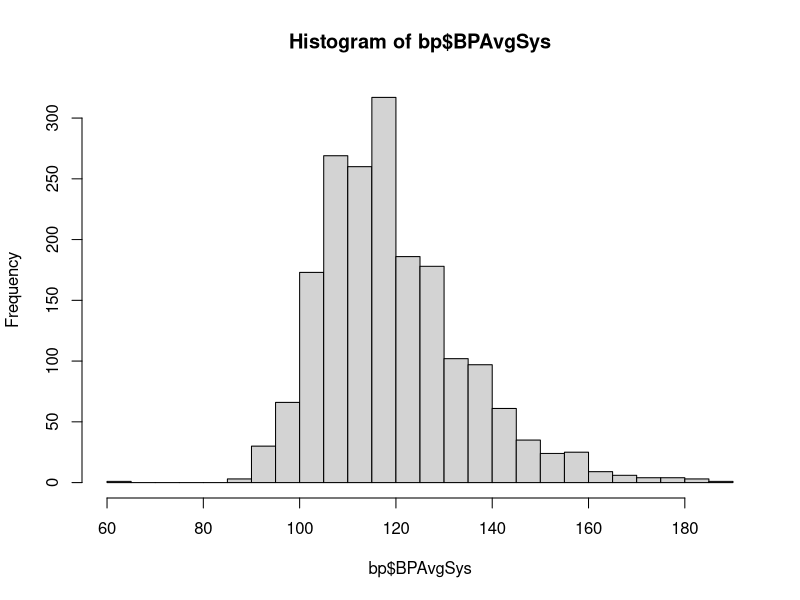
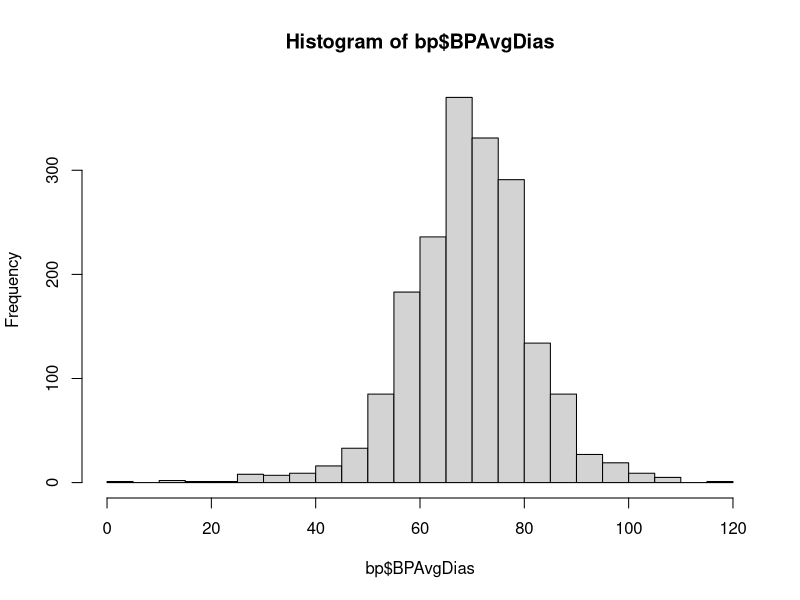
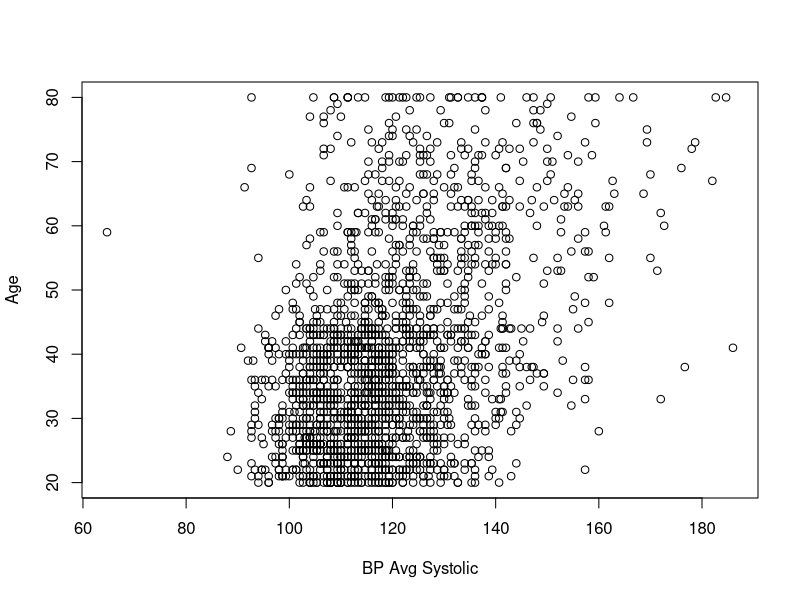
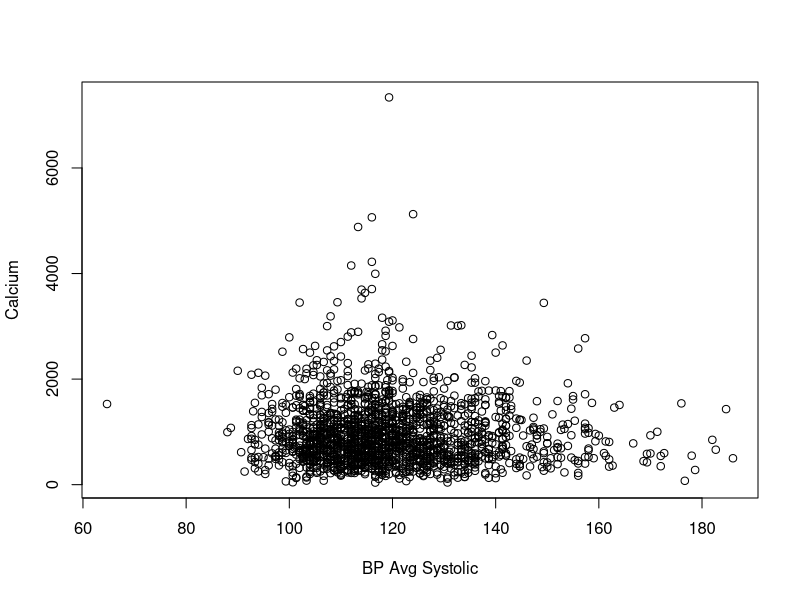
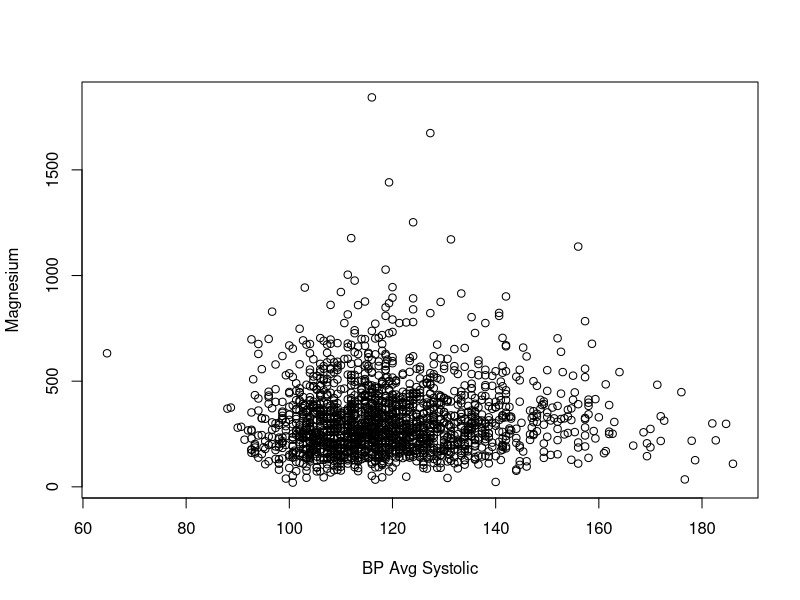
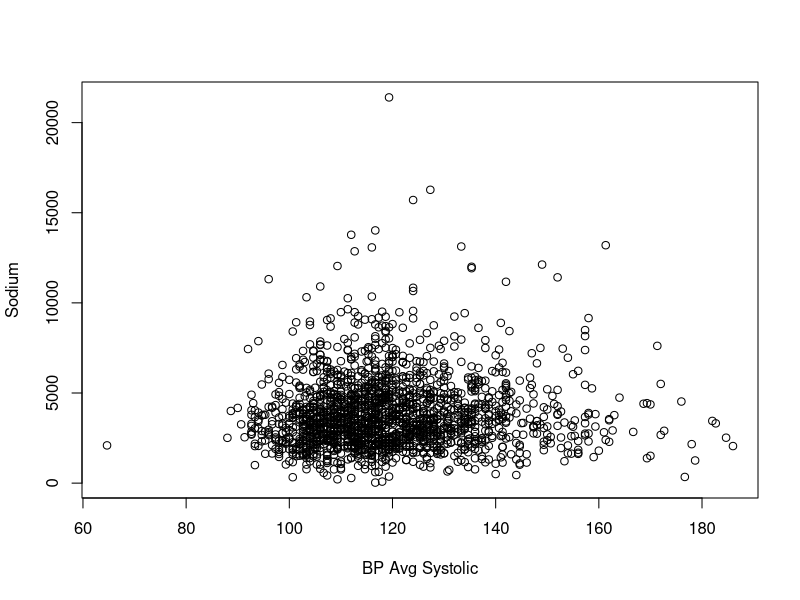
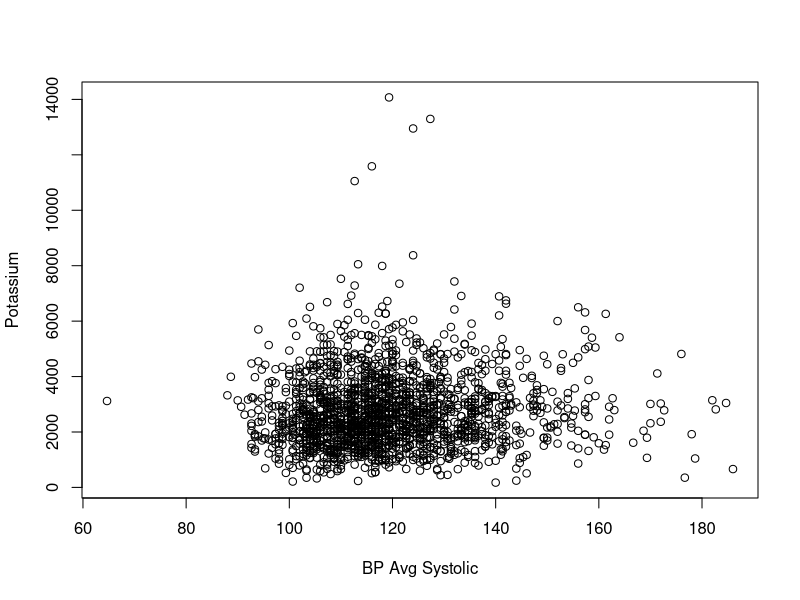
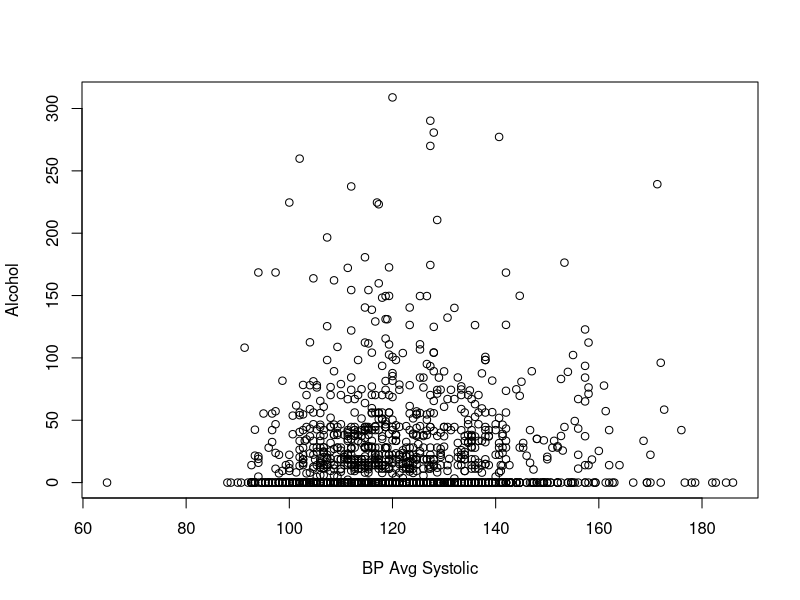

Reproduce these figures in R, in order.
## ---- chunk 1
knitr::opts_chunk$set(echo = TRUE)
## ---- chunk 2

bp = read.csv("NHANES Filtered Workbook.csv")
bp$BPAvgSys = rowMeans(bp[c("BPXSY1", "BPXSY2", "BPXSY3")], na.rm=TRUE)
bp$BPAvgDias = rowMeans(bp[c("BPXDI1", "BPXDI2", "BPXDI3")], na.rm=TRUE)
library(dplyr)
bp = select(bp,-c(SEQN, BPXSY1, BPXSY2, BPXSY3,BPXDI1,BPXDI2, BPXDI3, LBXIN, LBDINSI, LBDLDL, DIQ050, URXPREG,IND235))
## ---- chunk 3
bp = na.omit(bp)
bp$DBD895 = replace(bp$DBD895, bp$DBD895==5555, 22)
## ---- chunk 4
bp = bp %>% filter(RIDEXPRG != 3, INDHHIN2 %in% c(1:10,14,15), DRQSPREP != 9, DRQSDIET != 9, !ALQ130 %in% c(777,999), !DIQ010 %in% c(7,9), !DIQ160 %in% c(7,9), !DBD895 %in% c(7777,9999), !DPQ030 %in% c(7,9), !MCQ080 %in% c(7,9), !MCQ160B %in% c(7,9), !MCQ160C %in% c(7,9), !MCQ160F %in% c(7,9), !PAD680 %in% c(7777,9999), !SMQ020 %in% c(7,9))
## ---- chunk 5
colnames(bp)[1:34] = c("Sex","Age","Race","Pregnant", "InfantsInHousehold", "ChildrenInHousehold", "SeniorsInHousehold", "Income", "SaltUsed", "SpecialDiet", "Calcium","Magnesium","Sodium","Potassium","Alcohol", "Weight","BMI", "Waist", "LabCalcium", "LabCholesterol", "LabTriglycerides", "LabHDL", "LabGlucose", "DailyAlcoholicDrinks", "Diabetic","Prediabetic", "WeeklyMealsNotHomePrepared", "HighBP", "Overweight", "CongestiveHeartFailure", "CoronaryHeartDisease", "Stroke", "SedentaryMins", "SmokedCigarettes")

## ---- chunk 6
bp = select(bp,-c(Diabetic))
## ---- chunk 7
bp_d = subset(bp, select= -c(BPAvgSys))
bp_s = subset(bp, select= -c(BPAvgDias))
## ---- chunk 8
hist(bp$BPAvgSys, breaks =40)
hist(bp$BPAvgDias, breaks=40)
## ---- chunk 9
numerical = subset(bp, select = c(Age, Calcium, Magnesium, Sodium, Potassium, Alcohol, Weight, BMI, Waist, LabCalcium, LabCholesterol, LabTriglycerides, LabHDL, LabGlucose, DailyAlcoholicDrinks, WeeklyMealsNotHomePrepared, SedentaryMins))
i = 1
while (i <= length(names(numerical))) {
  plot(bp$BPAvgSys, numerical[,i], xlab = "BP Avg Systolic", ylab = names(numerical)[i])
  i = i + 1
}
## ---- chunk 10

i=1
while (i <= length(names(numerical))) {
  plot(bp$BPAvgDias, numerical[,i], xlab = "BP Avg Diastolic", ylab = names(numerical)[i])
  i = i + 1
}

## ---- chunk 11
characs = subset(bp, select = -c(Age, Calcium, Magnesium, Sodium, Potassium, Alcohol, Weight, BMI, Waist, LabCalcium, LabCholesterol, LabTriglycerides, LabHDL, LabGlucose, DailyAlcoholicDrinks, WeeklyMealsNotHomePrepared, SedentaryMins, BPAvgSys, BPAvgDias))
i = 1
while (i <= length(names(characs))) {
  boxplot(bp$BPAvgSys ~ characs[,i], xlab = "BP Avg Systolic", ylab = names(characs)[i])
  i = i + 1
}
## ---- chunk 12
i = 1
while (i <= length(names(characs))) {
  boxplot(bp$BPAvgDias ~ characs[,i], xlab = "BP Avg Diastolic", ylab = names(characs)[i])
  i = i + 1
}
## ---- chunk 13
cor(bp, method = "pearson")[,"BPAvgSys"]
## ---- chunk 14
cor(bp_d, method = "pearson")[,"BPAvgDias"]
## ---- chunk 15
full_sys = lm(BPAvgSys ~ as.factor(Sex)+Age+as.factor(Race)+as.factor(Pregnant)+as.factor(InfantsInHousehold)+as.factor(ChildrenInHousehold)+as.factor(SeniorsInHousehold)+as.factor(Income)+as.factor(SaltUsed)+as.factor(SpecialDiet)+Calcium+Magnesium+Sodium+ Potassium + Alcohol + BMI + Waist + LabCalcium + LabCholesterol + LabTriglycerides + LabHDL + LabGlucose + DailyAlcoholicDrinks + as.factor(Prediabetic) + WeeklyMealsNotHomePrepared + as.factor(HighBP) + as.factor(Overweight) + as.factor(CongestiveHeartFailure)+as.factor(CoronaryHeartDisease)+as.factor(Stroke)+SedentaryMins + as.factor(SmokedCigarettes), data=bp_s)
summary(full_sys)
## ---- chunk 16
# compute influential points statistics
influence.measures(full_sys)
# print out only observations that may be influential 
summary(influence.measures(full_sys))

plot(rstudent(full_sys)~hatvalues(full_sys))
abline(h =-3, col="red")  # add cutoff line
abline(h = 3, col="red")  # add cutoff line

LargeResiduals <- abs(rstudent(full_sys)) > 3
bp_s_less_out <- bp_s[!LargeResiduals, ]
nrow(bp_s)-nrow(bp_s_less_out)
## ---- chunk 17
library(car)
## ---- chunk 18
vif(full_sys)
## ---- chunk 19
step(full_sys, direction = "backward", trace=FALSE)
## ---- chunk 20
m_s1 = lm(formula = BPAvgSys ~ as.factor(Sex) + Age + as.factor(Race) + 
    as.factor(SeniorsInHousehold) + as.factor(Income) + as.factor(SaltUsed) + 
    as.factor(SpecialDiet) + Magnesium + Alcohol + BMI + LabCholesterol + 
    LabTriglycerides + LabHDL + as.factor(CongestiveHeartFailure) + 
    as.factor(CoronaryHeartDisease), data = bp_s)
summary(m_s1)
## ---- chunk 21
Base = lm(BPAvgSys ~ 1, data=bp_s)
step(Base, scope=formula(full_sys),direction = "forward", trace=FALSE)
## ---- chunk 22
full_sys_new = lm(BPAvgSys ~ as.factor(Sex)+Age+as.factor(Race)+as.factor(Pregnant)+as.factor(InfantsInHousehold)+as.factor(ChildrenInHousehold)+as.factor(SeniorsInHousehold)+as.factor(Income)+as.factor(SaltUsed)+as.factor(SpecialDiet)+Calcium+Magnesium+Sodium+ Potassium + Alcohol + BMI + Waist + LabCalcium + LabCholesterol + LabTriglycerides + LabHDL + LabGlucose + DailyAlcoholicDrinks + as.factor(Prediabetic) + WeeklyMealsNotHomePrepared + as.factor(HighBP) + as.factor(Overweight) + as.factor(CongestiveHeartFailure)+as.factor(CoronaryHeartDisease)+as.factor(Stroke)+SedentaryMins + as.factor(SmokedCigarettes), data=bp_s_less_out)

plot(rstudent(full_sys_new)~hatvalues(full_sys_new))
abline(h =-3, col="red")  # add cutoff line
abline(h = 3, col="red")  # add cutoff line
## ---- chunk 23
summary(full_sys_new)
## ---- chunk 24
step(full_sys_new, direction = "backward", trace=FALSE)
## ---- chunk 25
m_s2_less_out = lm(formula = BPAvgSys ~ as.factor(Sex) + Age + as.factor(Race) + 
    as.factor(SeniorsInHousehold) + as.factor(Income) + as.factor(SaltUsed) + 
    as.factor(SpecialDiet) + Calcium + Sodium + Alcohol + BMI + 
    LabCalcium + LabCholesterol + LabTriglycerides + LabHDL + 
    LabGlucose + as.factor(CongestiveHeartFailure) + as.factor(CoronaryHeartDisease), 
    data = bp_s_less_out)
summary(m_s2_less_out)
## ---- chunk 26
#residuals vs fitted values plot
plot(fitted(full_sys), rstandard(full_sys))
abline(a=0,b=0,col='red')

#residuals vs independent variables
plot(bp_s$Age,  rstandard(full_sys), main="Age vs residuals plot for M2")
abline(a=0, b=0,col='red')
plot(bp_s$Income,  rstandard(full_sys), main="Income vs residuals plot for M2")
abline(a=0, b=0,col='red')
plot(bp_s$BMI,  rstandard(full_sys), main="Wealth vs residuals plot for M2")
abline(a=0, b=0,col='red')
plot(bp_s$LabTriglycerides,  rstandard(full_sys), main="Triglycerides vs residuals plot for M2")
abline(a=0, b=0,col='red')
plot(bp_s$Alcohol,  rstandard(full_sys), main="Alcohol vs residuals plot for M2")
abline(a=0, b=0,col='red')
plot(bp_s$WeeklyMealsNotHomePrepared,  rstandard(full_sys), main="WeeklyMealsNotHomePrepared vs residuals plot for M2")
abline(a=0, b=0,col='red')

#normal probability plot of residuals
qqnorm(rstandard(full_sys))
qqline(rstandard(full_sys),col=2)
## ---- chunk 27

Alcohol2 = bp_s$Alcohol^2
LabTriglycerides2 = bp_s$LabTriglycerides^2
WeeklyMealsNotHomePrepared2 = bp_s$WeeklyMealsNotHomePrepared^2

# attach it to bp_s dataset
bp_s=cbind(bp_s, Alcohol2,LabTriglycerides2, WeeklyMealsNotHomePrepared2)

full_sys_transformed = lm(BPAvgSys ~ as.factor(Sex)+Age+as.factor(Race)+as.factor(Pregnant)+as.factor(InfantsInHousehold)+as.factor(ChildrenInHousehold)+as.factor(SeniorsInHousehold)+as.factor(Income)+as.factor(SaltUsed)+as.factor(SpecialDiet)+Calcium+Magnesium+Sodium+ Potassium + Alcohol + Alcohol2 + BMI + Waist + LabCalcium + LabCholesterol + LabTriglycerides+ LabTriglycerides2 + LabHDL + LabGlucose + DailyAlcoholicDrinks + as.factor(Prediabetic) + WeeklyMealsNotHomePrepared + WeeklyMealsNotHomePrepared2 + as.factor(HighBP) + as.factor(Overweight) + as.factor(CongestiveHeartFailure)+as.factor(CoronaryHeartDisease)+as.factor(Stroke)+SedentaryMins + as.factor(SmokedCigarettes), data=bp_s)
summary(full_sys_transformed)
## ---- chunk 28
#residuals vs fitted values plot
plot(fitted(full_sys_transformed), rstandard(full_sys_transformed))
abline(a=0,b=0,col='red')

plot(bp_s$LabTriglycerides2,  rstandard(full_sys_transformed), main="Triglycerides vs residuals plot for M2")
abline(a=0, b=0,col='red')
plot(bp_s$Alcohol2,  rstandard(full_sys_transformed), main="Alcohol vs residuals plot for M2")
abline(a=0, b=0,col='red')
plot(bp_s$WeeklyMealsNotHomePrepared2,  rstandard(full_sys_transformed), main="WeeklyMealsNotHomePrepared vs residuals plot for M2")
abline(a=0, b=0,col='red')

#normal probability plot of residuals
qqnorm(rstandard(full_sys_transformed))
qqline(rstandard(full_sys_transformed),col=2)
## ---- chunk 29
step(full_sys_transformed, direction = "backward", trace=FALSE)
## ---- chunk 30
m_s3_trans = lm(formula = BPAvgSys ~ as.factor(Sex) + Age + as.factor(Race) + 
    as.factor(SeniorsInHousehold) + as.factor(Income) + as.factor(SaltUsed) + 
    as.factor(SpecialDiet) + Magnesium + Alcohol + Alcohol2 + 
    BMI + LabCholesterol + LabTriglycerides + LabTriglycerides2 + 
    LabHDL + as.factor(CongestiveHeartFailure) + as.factor(CoronaryHeartDisease), 
    data = bp_s)
summary(m_s3_trans)
## ---- chunk 31
Alcohol2 = bp_s_less_out$Alcohol^2
LabTriglycerides2 = bp_s_less_out$LabTriglycerides^2
WeeklyMealsNotHomePrepared2 = bp_s_less_out$WeeklyMealsNotHomePrepared^2

# attach it to bp_s dataset
bp_s_less_out=cbind(bp_s_less_out, Alcohol2,LabTriglycerides2, WeeklyMealsNotHomePrepared2)

full_sys_tran_less_out = lm(BPAvgSys ~ as.factor(Sex)+Age+as.factor(Race)+as.factor(Pregnant)+as.factor(InfantsInHousehold)+as.factor(ChildrenInHousehold)+as.factor(SeniorsInHousehold)+as.factor(Income)+as.factor(SaltUsed)+as.factor(SpecialDiet)+Calcium+Magnesium+Sodium+ Potassium + Alcohol + Alcohol2 + BMI + Waist + LabCalcium + LabCholesterol + LabTriglycerides+ LabTriglycerides2 + LabHDL + LabGlucose + DailyAlcoholicDrinks + as.factor(Prediabetic) + WeeklyMealsNotHomePrepared + WeeklyMealsNotHomePrepared2 + as.factor(HighBP) + as.factor(Overweight) + as.factor(CongestiveHeartFailure)+as.factor(CoronaryHeartDisease)+as.factor(Stroke)+SedentaryMins + as.factor(SmokedCigarettes), data=bp_s_less_out)
summary(full_sys_tran_less_out)
## ---- chunk 32
step(full_sys_tran_less_out, direction = "backward", trace=FALSE)
## ---- chunk 33
m_s4_trans_out_comb = lm(formula = BPAvgSys ~ as.factor(Sex) + Age + as.factor(Race) + 
    as.factor(SeniorsInHousehold) + as.factor(Income) + as.factor(SaltUsed) + 
    Calcium + Sodium + Alcohol + Alcohol2 + BMI + LabCalcium + 
    LabTriglycerides + LabTriglycerides2 + LabHDL + LabGlucose + 
    as.factor(CongestiveHeartFailure) + as.factor(CoronaryHeartDisease), 
    data = bp_s_less_out)
summary(m_s4_trans_out_comb)
## ---- chunk 34
#residuals vs fitted values plot
plot(fitted(m_s4_trans_out_comb), rstandard(m_s4_trans_out_comb))
abline(a=0,b=0,col='red')

plot(bp_s_less_out$LabTriglycerides2,  rstandard(m_s4_trans_out_comb), main="Triglycerides vs residuals plot for M2")
abline(a=0, b=0,col='red')
plot(bp_s_less_out$BMI,  rstandard(m_s4_trans_out_comb), main="BMI vs residuals plot for M2")
abline(a=0, b=0,col='red')
plot(bp_s_less_out$Alcohol2,  rstandard(m_s4_trans_out_comb), main="Alcohol vs residuals plot for M2")
abline(a=0, b=0,col='red')

#normal probability plot of residuals
qqnorm(rstandard(full_sys_transformed))
qqline(rstandard(full_sys_transformed),col=2)
